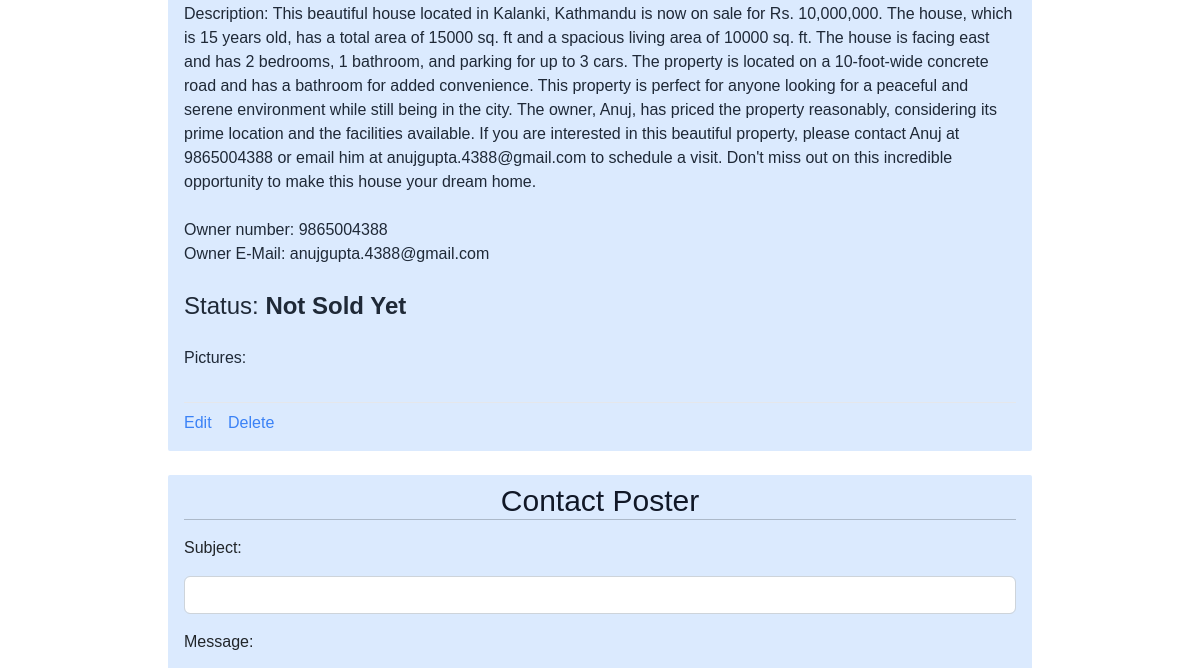
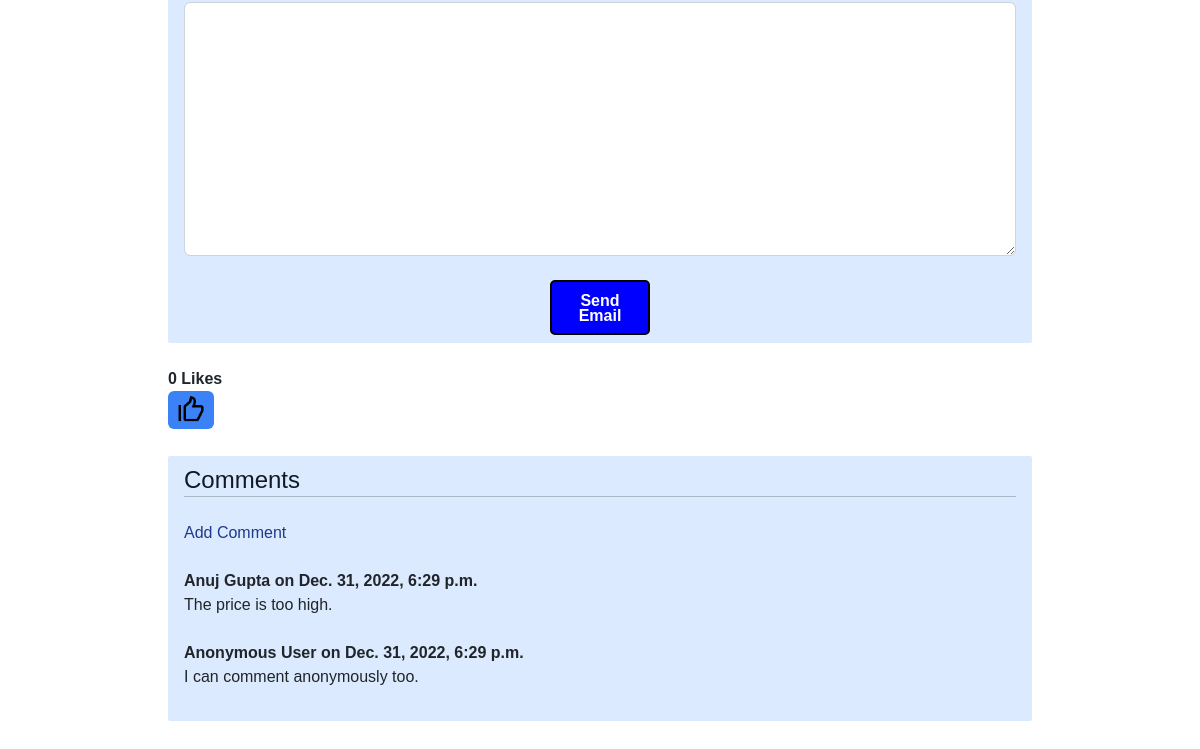
The app's page /listings/house-on-sale/ (signed in, lower part), older data (2 pictures, top to bottom).
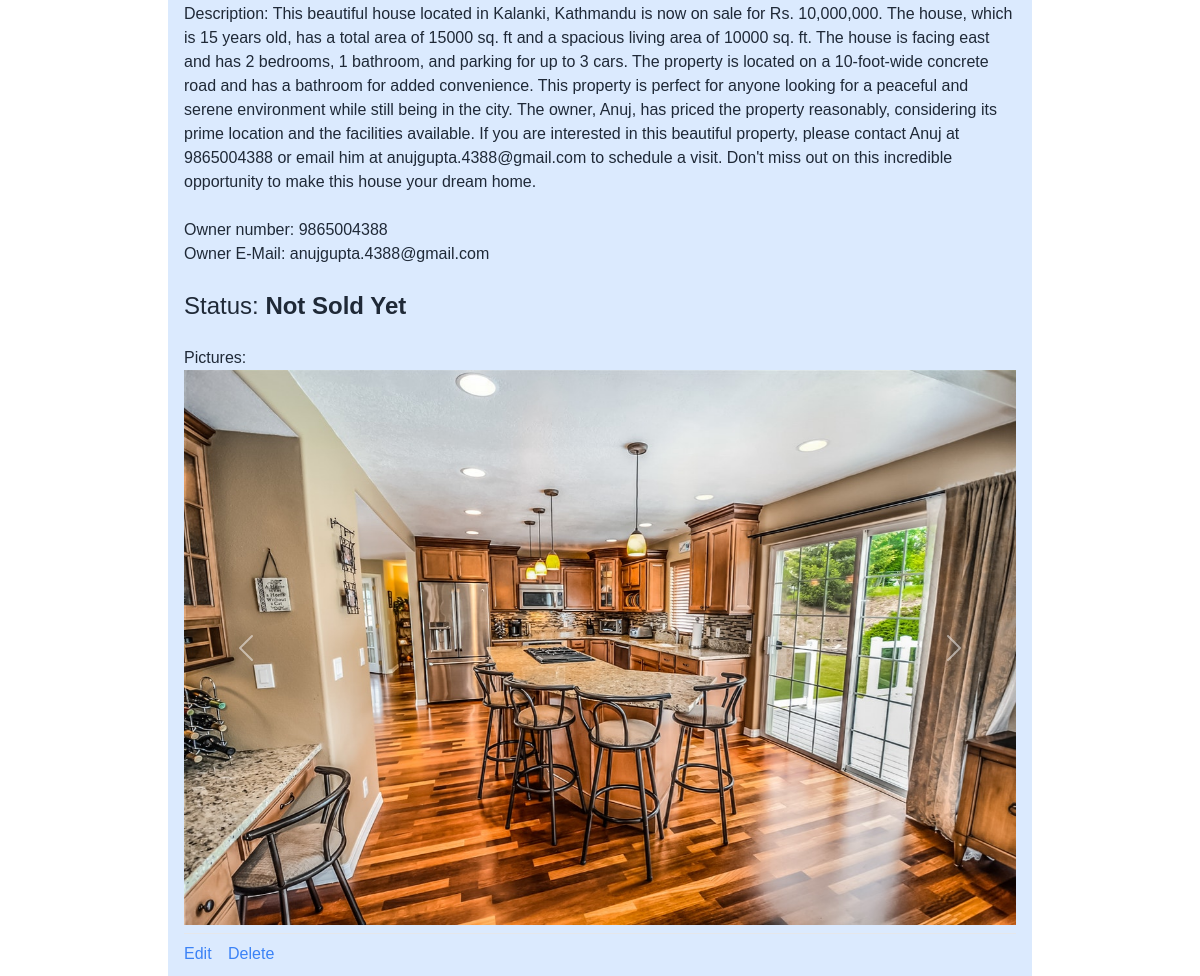
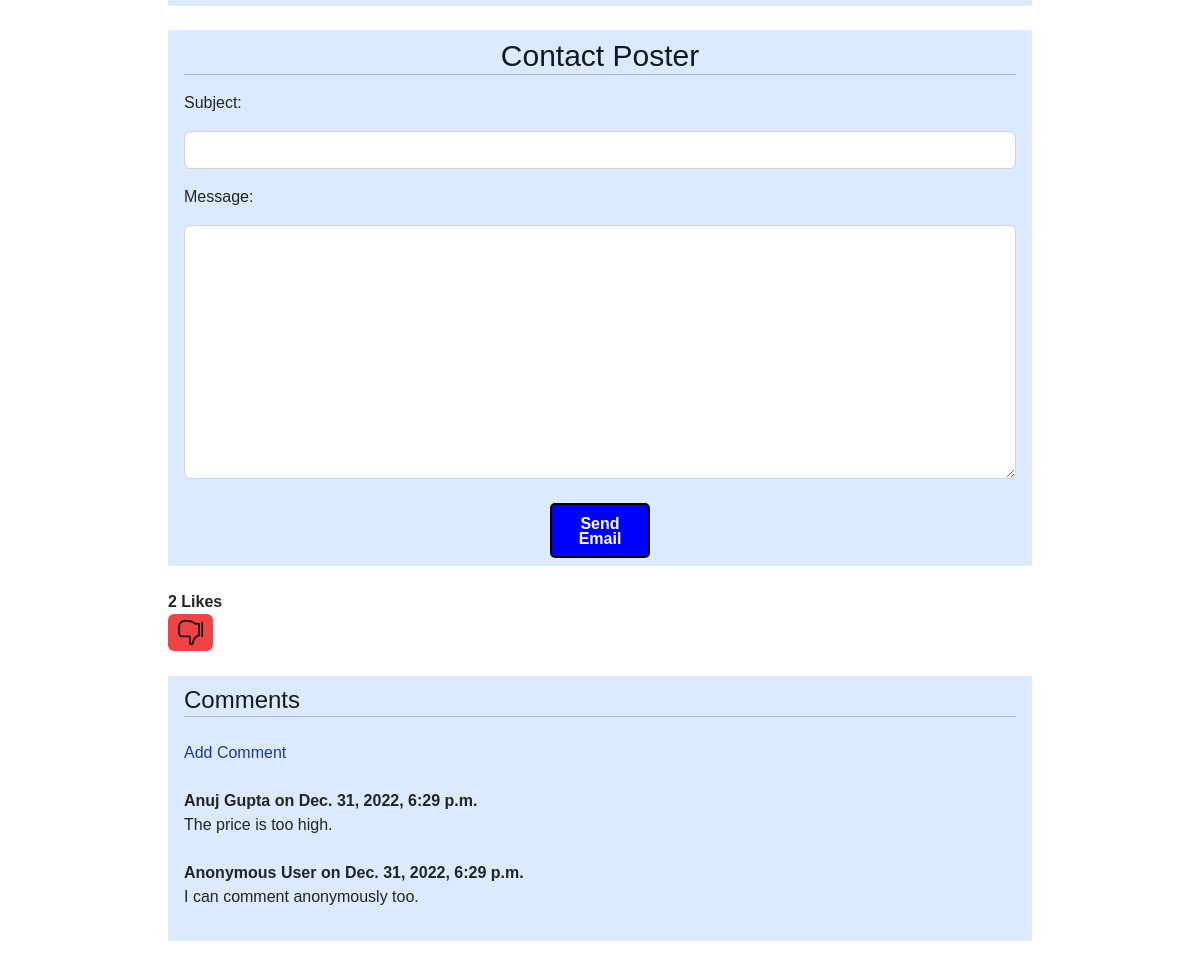
The same page, newer data (2 pictures, top to bottom).
### listings/models.py (models this page shows, shortened)
class Listing(models.Model):
    Title = models.CharField(max_length=30, default='House on Sale')
    Owner = models.CharField(max_length=30, default='Anuj')
    Age = models.IntegerField(default=10)
    slug = models.CharField(max_length=100, null=True, blank=True)
    Location = models.CharField(max_length=30, default='Kalanki')
    City = models.CharField(max_length=30, default='Kathmandu')
    Price = models.IntegerField(default=9999999)
    Bedroom = models.IntegerField(default=1)
    Bathroom = models.IntegerField(default=1)
    Floors = models.IntegerField(default=1)
    Parking = models.IntegerField(default=1)
    Face = models.CharField(max_length=30, default="East")
    Area = models.IntegerField(default=100)
    Road_Width = models.IntegerField(default=0)
    Road_Type = models.CharField(max_length=30, default="Concrete")
    Build_Area = models.IntegerField(default=100)
    Amenities = models.CharField(max_length=30, default="Bathroom")
    Contact_number = models.IntegerField(default=9845654321)
    Contact_mail = models.EmailField(max_length=30, default='admin@gmail.com')
    Image = models.ImageField(max_length = 254)
    user = models.ForeignKey(User, on_delete=models.SET_NULL,null=True)
    is_sold = models.BooleanField(default=False)
    Description = models.CharField(max_length=1000, default="Please describe your estate here. You may also justify the price of your estate here.")
    likes = models.ManyToManyField(User, related_name='estate')

class Comment(models.Model):
    listing = models.ForeignKey(Listing, related_name = "comments", on_delete = models.CASCADE)
    name = models.CharField(max_length=100, default="Anonymous User")
    body = models.TextField()
    date_added = models.DateTimeField(auto_now_add=True)

class ListingImage(models.Model):
    listing = models.ForeignKey(Listing, on_delete=models.CASCADE, related_name='images')
    image = models.ImageField(upload_to='listing_images/')

### listings/views.py (the view, shortened to what this page needs)
# urls.py: path('listings/<slug:slug>/', ListingRetrieveView.as_view(), name='listing_retrieve'),
class ListingRetrieveView(LoginRequiredMixin, DetailView):
    model = Listing
    template_name = 'listing.html'
    def get_context_data(self, *args, **kwargs):
        context = super().get_context_data(**kwargs)
        liked = False
        if self.object.likes.filter(id=self.request.user.id).exists():
            liked = True
        context["liked"] = liked
        context['images'] = ListingImage.objects.filter(listing=self.object)
        context['form'] = EmailForm()
        return context

### listings/forms.py
class EmailForm(forms.Form):
    subject = forms.CharField(label='Subject', max_length=100, widget=forms.TextInput(attrs={'class': 'form-control'}))
    message = forms.CharField(label='Message', widget=forms.Textarea(attrs={'class': 'form-control'}))

### templates/listing.html (shortened to what this page needs)
{% extends "base.html" %}
{% block content %}
<div class="px-3 py-2 bg-blue-100 rounded-sm">
        {% if request.user.is_authenticated %}
        <br><p class="text-gray-800">Description: {{listing.Description}}</p><br>
        <p class="text-gray-800">Owner number: {{listing.Contact_number}}</p>
        <p class="text-gray-800">Owner E-Mail: {{listing.Contact_mail}}</p><br>
        {% endif %}
    <h1 class="text-2xl text-gray-800">Status: <strong>{{listing.is_sold|yesno:"Sold, Not Sold Yet"}}</strong></h1><br>
    <p class="text-gray-800">Pictures:</p>
    {% if images %}
    <div id="carouselExampleControls" class="carousel slide" data-ride="carousel">
        <div class="carousel-inner">
          {% for image in images %}
            {% if forloop.first %}
               <div class="carousel-item active">
                  <img src="{{ image.image.url }}" alt="image" class="d-block w-100">
               </div>
            {% else %}
               <div class="carousel-item">
                  <img src="{{ image.image.url }}" alt="image" class="d-block w-100">
               </div>
            {% endif %}
          {% endfor %}
        </div>
        <a class="carousel-control-prev" href="#carouselExampleControls" role="button" data-slide="prev">
          <span class="carousel-control-prev-icon" aria-hidden="true"></span>
        </a>
        <a class="carousel-control-next" href="#carouselExampleControls" role="button" data-slide="next">
          <span class="carousel-control-next-icon" aria-hidden="true"></span>
        </a>
    </div>
    {% else %}
        <p><img src="{{ listing.Image.url }}" alt=""></p><br>
    {% endif %}
    {% if request.user.is_staff %}
    <div class="mt-2 py-2 border-t border-gray-200">
        <a href="/listings/{{ listing.id }}/edit/" class="text-blue-500">
            Edit</a>
        <a href="/listings/{{ listing.id }}/delete/" class="ml-3 text-blue-500">
            Delete</a>
    </div>
    {% endif %}
</div><br>
<div class="px-3 py-2 bg-blue-100 rounded-sm">
    <h3 class="text-3xl text-gray-900 text-center">Contact Poster</h3><hr>
    <form method="POST">
        {{ form.as_p }}
        <br>
        <p class="text-center">
            <button type="submit" class="button">Send Email</button>
        </p>
    </form>
</div>
<br>
<form action="{% url 'like_estate' listing.pk %}" method="post">
    <strong>  {{ listing.likes.count }} Likes</strong><br>
    {% if user.is_authenticated %}
        {% if liked %}
            <button type="submit", name="listing_id", value="{{ listing.id }}", class="bg-red-500 hover:bg-red-700 text-white font-bold py-1.5 px-2.5 rounded">
                <img src="\media\dislike.png" width="25" height="25" border="0" />
            </button>
        {% else %}
            <button type="submit", name="listing_id", value="{{ listing.id }}", class="bg-blue-500 hover:bg-blue-700 text-white font-bold py-1 px-2 rounded">
                <img src="\media\facebook-like.png" width="30" height="30" border="0" />
            </button>
        {% endif %}
    {% else %}
        <small>Login to like</small>
    {% endif %}
</form>
<br>
<div class="px-3 py-2 bg-blue-100 rounded-sm">
    {% if not listing.comments.all %}
        <h3 class="text-2xl text-gray-900">No comments yet. Be the first to add one.
            <a href="{% url 'add_comment' listing.pk %}" class="text-blue-900">Add Comment</a></h3>
    {% else %}
        <h3 class="text-2xl text-gray-900">Comments</h3><hr><br>
        <a href="{% url 'add_comment' listing.pk %}" class="text-blue-900">Add Comment</a><br><br>
        {% for comment in listing.comments.all %}
            <strong>
                {{ comment.name }} on {{ comment.date_added }}
            </strong><br>
            {{ comment.body }}
            <br><br>
        {% endfor %}
    {% endif %}
</div>
{% endblock content %}

Row changes from the older to the newer data that the page shows:
changed Listing "Not Sold Yet": likes.count "0" → "2"
added ListingImage: image (picture)
